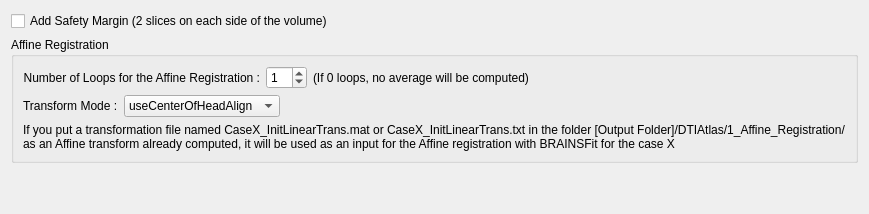
      <widget class="QWidget" name="ParametersTab">
       <attribute name="title">
        <string>Affine Atlas</string>
       </attribute>
       <layout class="QVBoxLayout" name="verticalLayout_8">
        <item>
         <widget class="QCheckBox" name="SafetyMargincheckBox">
          <property name="toolTip">
           <string>Add 2 voxels at each side of the volume</string>
          </property>
          <property name="text">
           <string>Add Safety Margin (2 slices on each side of the volume)</string>
          </property>
         </widget>
        </item>
        <item>
         <widget class="QGroupBox" name="NormRegGroupBox">
          <property name="title">
           <string>Affine Registration</string>
          </property>
          <layout class="QVBoxLayout" name="verticalLayout_9">
           <item>
            <layout class="QHBoxLayout" name="LoopsNbHorizontalLayout">
             <item>
              <widget class="QLabel" name="label_5">
               <property name="sizePolicy">
                <sizepolicy hsizetype="Fixed" vsizetype="Preferred">
                 <horstretch>0</horstretch>
                 <verstretch>0</verstretch>
                </sizepolicy>
               </property>
               <property name="text">
                <string>Number of Loops for the Affine Registration :</string>
               </property>
               <property name="alignment">
                <set>Qt::AlignRight|Qt::AlignTrailing|Qt::AlignVCenter</set>
               </property>
              </widget>
             </item>
             <item>
              <widget class="QSpinBox" name="NbLoopsSpinBox">
               <property name="sizePolicy">
                <sizepolicy hsizetype="Fixed" vsizetype="Minimum">
                 <horstretch>0</horstretch>
                 <verstretch>0</verstretch>
                </sizepolicy>
               </property>
               <property name="minimum">
                <number>0</number>
               </property>
               <property name="value">
                <number>1</number>
               </property>
              </widget>
             </item>
             <item>
              <widget class="QLabel" name="label_6">
               <property name="text">
                <string>(If 0 loops, no average will be computed)</string>
               </property>
              </widget>
             </item>
            </layout>
           </item>
           <item>
            <layout class="QHBoxLayout" name="horizontalLayout_12">
             <item>
              <widget class="QLabel" name="label_19">
               <property name="sizePolicy">
                <sizepolicy hsizetype="Fixed" vsizetype="Preferred">
                 <horstretch>0</horstretch>
                 <verstretch>0</verstretch>
                </sizepolicy>
               </property>
               <property name="text">
                <string>Transform Mode :</string>
               </property>
              </widget>
             </item>
             <item>
              <widget class="QComboBox" name="BFAffineTfmModecomboBox">
               <property name="sizePolicy">
                <sizepolicy hsizetype="Fixed" vsizetype="Fixed">
                 <horstretch>0</horstretch>
                 <verstretch>0</verstretch>
                </sizepolicy>
               </property>
               <property name="currentIndex">
                <number>2</number>
               </property>
               <item>
                <property name="text">
                 <string>Off</string>
                </property>
               </item>
               <item>
                <property name="text">
                 <string>useMomentsAlign</string>
                </property>
               </item>
               <item>
                <property name="text">
                 <string>useCenterOfHeadAlign</string>
                </property>
               </item>
               <item>
                <property name="text">
                 <string>useGeometryAlign</string>
                </property>
               </item>
              </widget>
             </item>
             <item>
              <spacer name="horizontalSpacer_14">
               <property name="orientation">
                <enum>Qt::Horizontal</enum>
               </property>
               <property name="sizeHint" stdset="0">
                <size>
                 <width>40</width>
                 <height>20</height>
                </size>
               </property>
              </spacer>
             </item>
            </layout>
           </item>
           <item>
            <widget class="QLabel" name="label_21">
             <property name="text">
              <string>If you put a transformation file named CaseX_InitLinearTrans.mat or CaseX_InitLinearTrans.txt in the folder [Output Folder]/DTIAtlas/1_Affine_Registration/
as an Affine transform already computed, it will be used as an input for the Affine registration with BRAINSFit for the case X</string>
             </property>
            </widget>
           </item>
          </layout>
         </widget>
        </item>
        <item>
         <spacer name="verticalSpacer_3">
          <property name="orientation">
           <enum>Qt::Vertical</enum>
          </property>
          <property name="sizeHint" stdset="0">
           <size>
            <width>20</width>
            <height>40</height>
           </size>
          </property>
         </spacer>
        </item>
       </layout>
      </widget>
